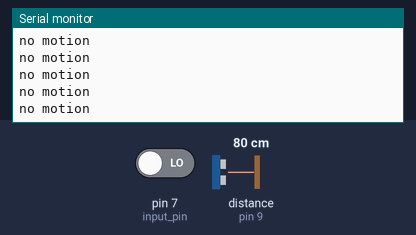
This sketch was run on a simulated Arduino Uno, built with avr-gcc and run on an emulated ATmega328P. On the bench: the last lines printed to the serial monitor. The test bench sets the inputs (shaded band); at power-on: pin 7 (input_pin) LOW, distance to the obstacle (sensor on pin 9) 80 cm. The echo pulse lasts 58.3 µs per cm.

Above: at 1.2 s.
1.3 s: pin 7 (input_pin) driven HIGH
At 2.4 s:
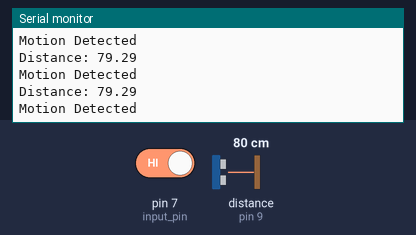
2.8 s: distance to the obstacle (sensor on pin 9) set to 2 cm
At 3.4 s:
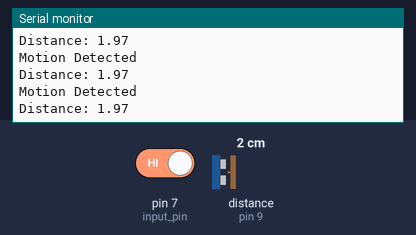
5.8 s: distance to the obstacle (sensor on pin 9) set to 18 cm
At 6.5 s:
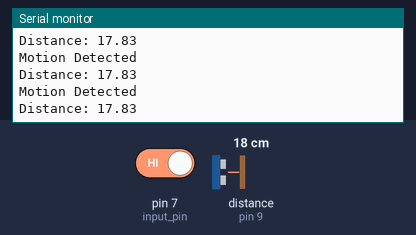
8.8 s: distance to the obstacle (sensor on pin 9) set to 120 cm
At 9.6 s:
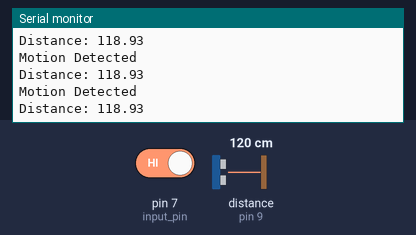
11.8 s: pin 7 (input_pin) driven LOW
At 12.9 s:
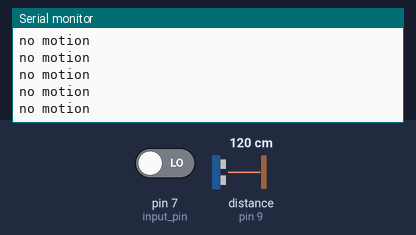
14.8 s: pin 7 (input_pin) driven HIGH
At 15.3 s:
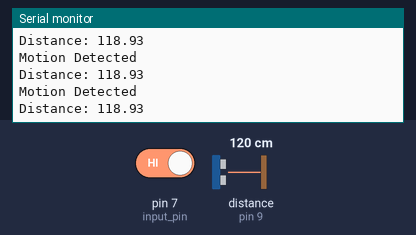
Timing chart, 0 to 17.8 s (numbered marks = the images above; inputs shaded):
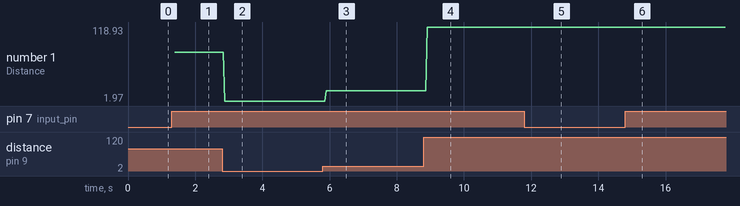

The sketch:

pir_sonar.ino
```cpp
int trigpin =10;
int echopin =9;
int duration=0;
float distance=0;
int input_pin = 7;

void setup() {
  pinMode(trigpin,OUTPUT);
  pinMode(echopin,INPUT);
  pinMode(input_pin, INPUT);
  // put your setup code here, to run once:

  Serial.begin(9600);

}

void loop() {
  digitalWrite(trigpin,LOW);
  delayMicroseconds(2);
  int motion_state = digitalRead(input_pin);
  //q2Serial.println(motion_state);
  if(motion_state){
      Serial.println("Motion Detected");
      digitalWrite(trigpin,HIGH);
      delayMicroseconds(10);
      digitalWrite(trigpin,LOW);


      duration = pulseIn(echopin, HIGH);

      distance= duration*0.034/2;

      Serial.print("Distance: ");
      Serial.println(distance);
 }
else{
  Serial.println("no motion");
  }


}
```

Measured:
- after the input at 1.3 s, the serial monitor: prints a new line after 0.07 s (image 1)
- after the input at 2.8 s, the serial monitor: prints a new line after 0.08 s (image 2)
- after the input at 5.8 s, the serial monitor: prints a new line after 0.10 s (image 3)
- after the input at 8.8 s, the serial monitor: prints a new line after 0.10 s (image 4)
- after the input at 11.8 s, the serial monitor: prints a new line after 0.07 s (image 5)
- plotted number 1: 79.29 → 1.97 after the input at 2.8 s, 1.97 → 17.83 after the input at 5.8 s, 17.83 → 118.93 after the input at 8.8 s
